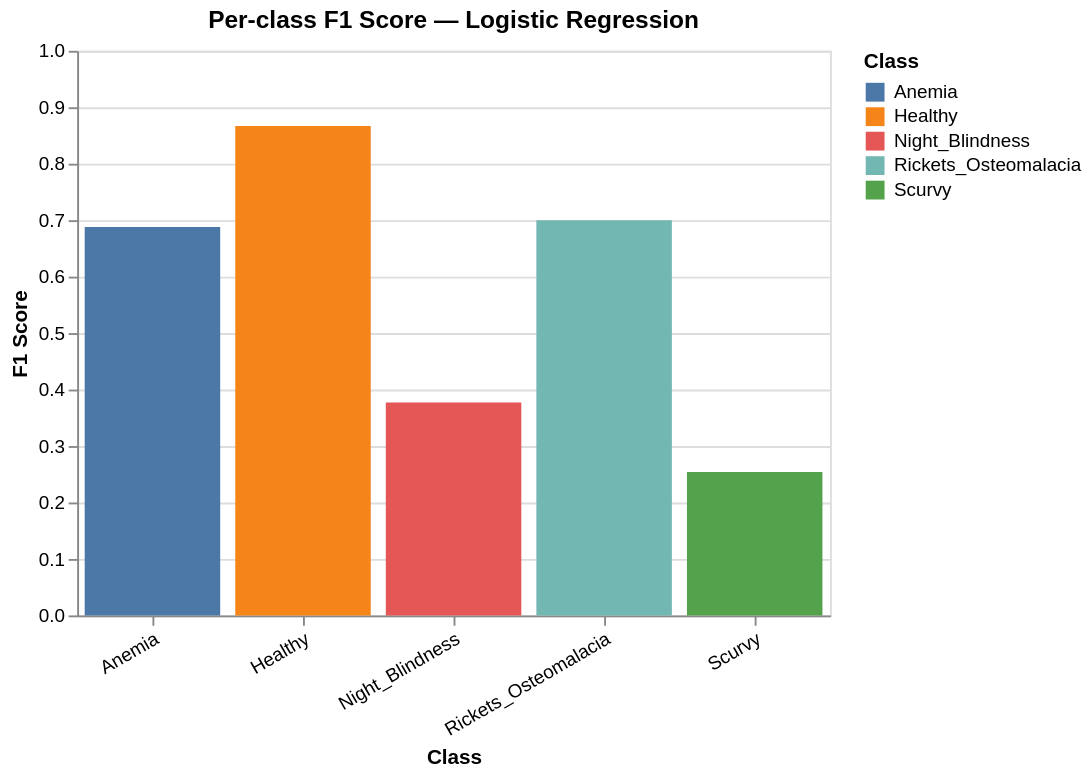

The code cell stored with this chart in its notebook:
### Code cell
# Per-class F1
f1_scores = f1_score(y_val, y_val_pred, average=None, labels=classes)
data = pd.DataFrame({'Class': classes, 'F1 Score': f1_scores.round(3)})
chart = alt.Chart(data).mark_bar().encode(
    x=alt.X('Class:N', axis=alt.Axis(labelAngle=-30)),
    y=alt.Y('F1 Score:Q', scale=alt.Scale(domain=[0, 1])),
    color=alt.Color('Class:N', scale=alt.Scale(scheme='tableau10')),
    tooltip=['Class', alt.Tooltip('F1 Score:Q', format='.3f')]
).properties(width=400, height=300, title='Per-class F1 Score — Logistic Regression')
chart

### Figure 1 — Vega-Lite specification as saved in the notebook (floating-point values rounded to 4 significant figures)
{"config": {"view": {"continuousWidth": 300, "continuousHeight": 300}}, "data": {"name": "data-db2869c5adc6d320795b3aca0c90f2af"}, "mark": {"type": "bar"}, "encoding": {"color": {"field": "Class", "scale": {"scheme": "tableau10"}, "type": "nominal"}, "tooltip": [{"field": "Class", "type": "nominal"}, {"field": "F1 Score", "format": ".3f", "type": "quantitative"}], "x": {"axis": {"labelAngle": -30}, "field": "Class", "type": "nominal"}, "y": {"field": "F1 Score", "scale": {"domain": [0, 1]}, "type": "quantitative"}}, "height": 300, "title": "Per-class F1 Score — Logistic Regression", "width": 400, "$schema": "https://vega.github.io/schema/vega-lite/v5.20.1.json", "datasets": {"data-db2869c5adc6d320795b3aca0c90f2af": [{"Class": "Anemia", "F1 Score": 0.688}, {"Class": "Healthy", "F1 Score": 0.867}, {"Class": "Night_Blindness", "F1 Score": 0.377}, {"Class": "Rickets_Osteomalacia", "F1 Score": 0.7}, {"Class": "Scurvy", "F1 Score": 0.254}]}}
